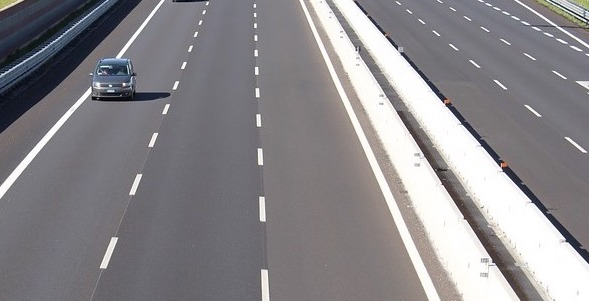
#> input picture 2025/IP/lec13/lec13_Resources/lec12_lanes.jpg, 589 x 301 px, found by its file name
$ python lane_detection.py
#> lines starting #> are read from the running program, lines starting #| are printed output that depends on the picture; after the words box and inside, x2 and y2 are one past the last pixel; in counts of white or black regions, pixels touching at a corner belong together
import cv2 as cv
import numpy as np
import matplotlib.pyplot as plt

img = cv.imread('/home/ysw/ws/lecture/2025/IP/lec13/lec13_Resources/lec12_lanes.jpg')
#> img is the input picture: shape (301, 589, 3); mean B, G, R 138.2, 134.8, 137.2
gray = cv.cvtColor(img, cv.COLOR_BGR2GRAY)
edges = cv.Canny(gray, 50, 200) # Canny edge detection
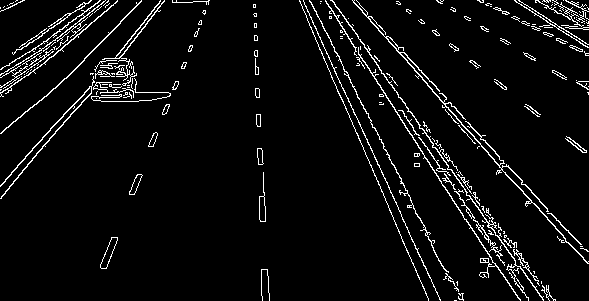
#> edges: shape (301, 589); 5.2% white in thin lines or dots
# Hough Transform

lines = cv.HoughLinesP(edges, 1, np.pi/180, threshold=50, minLineLength=50, maxLineGap=10)
#> lines = 50 rows, first 6: [331, 0, 518, 266], [370, 72, 496, 266], [343, 68, 431, 241], [439, 93, 587, 251], [325, 1, 517, 297], [352, 0, 456, 116]

for line in lines:
    x1, y1, x2, y2 = line[0]
    cv.line(img, (x1, y1), (x2, y2), (0, 255, 255), 2) # Draw lines on the original image
#> this loop made 50 passes
#> (x1, y1, x2, y2) on passes 1 to 12: (331, 0, 518, 266), (370, 72, 496, 266), (343, 68, 431, 241), (439, 93, 587, 251), (325, 1, 517, 297), (352, 0, 456, 116), (0, 186, 120, 52), (310, 1, 411, 200), (304, 4, 401, 214), (427, 85, 587, 263), (0, 198, 147, 23), (402, 110, 514, 277)
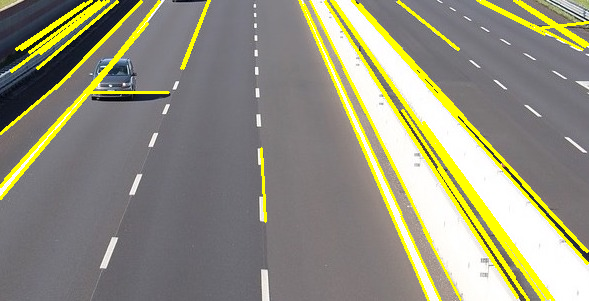
#> img: shape (301, 589, 3); 9.44% of pixels changed, all inside (x1, y1, x2, y2) = (0, 0, 589, 301)

# plt.imshow(img[:,:,::-1])
# plt.axis('off')
# plt.show()
cv.imshow('win',img)
cv.imshow('edges', edges)
cv.waitKey(0)
